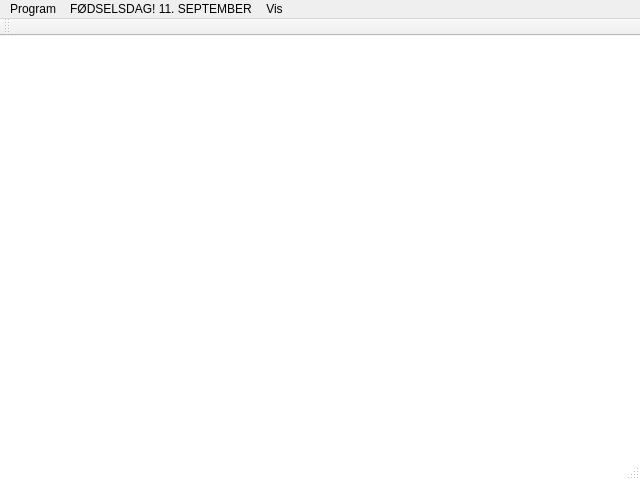
<?xml version="1.0" encoding="UTF-8"?>
<ui version="4.0">
 <class>MainWindow</class>
 <widget class="QMainWindow" name="MainWindow">
  <property name="geometry">
   <rect>
    <x>0</x>
    <y>0</y>
    <width>640</width>
    <height>480</height>
   </rect>
  </property>
  <property name="windowTitle">
   <string>OpenCLTools</string>
  </property>
  <property name="windowIcon">
   <iconset resource="resource.qrc">
    <normaloff>:/icon.ico</normaloff>:/icon.ico</iconset>
  </property>
  <property name="styleSheet">
   <string notr="true">#MainWindow{
	background: rgb(255, 255, 255)
}

#tabWidget{
	border: none;
}

QTabWidget::pane { /* The tab widget frame */
	border-top: rgb(255, 255, 255);
}

QTabBar::tab:selected, QTabBar::tab:hover {
/*background: qlineargradient(x1: 0, y1: 0, x2: 0, y2: 1, stop: 0 #fafafa, stop: 0.4 #f4f4f4, stop: 0.5 #e7e7e7, stop: 1.0 #fafafa);*/
background: rgb(112, 146, 190);
height: 25px;
width: 125px;
}
QTabBar::tab:selected {
border-color: #9B9B9B;
border-bottom-color: #C2C7CB; /* same as pane color */
color: white;

}
QTabBar::tab:!selected {
width: 125px;
height: 2px;
}

QPushButton:hover{
	height: 20px;
	background: rgb(112, 146, 190);
	color: white;
}

QComboBox{
	color:  black;
}

QComboBox:hover, QComboBox:on {
background: rgb(112, 146, 190);
color: white;
}

QTableView::item:section 
{
   selection-background-color: rgb(112, 146, 190);
	color: white;
}

QTableView::item:!section 
{
	color: black;
}</string>
  </property>
  <widget class="QWidget" name="centralWidget">
   <layout class="QVBoxLayout" name="verticalLayout">
    <item>
     <widget class="QTabWidget" name="tabWidget"/>
    </item>
   </layout>
  </widget>
  <widget class="QMenuBar" name="menuBar">
   <property name="geometry">
    <rect>
     <x>0</x>
     <y>0</y>
     <width>640</width>
     <height>21</height>
    </rect>
   </property>
   <widget class="QMenu" name="menuProgram">
    <property name="title">
     <string>Program</string>
    </property>
    <addaction name="actionOm"/>
    <addaction name="actionAfslut"/>
   </widget>
   <widget class="QMenu" name="menuF_DSELSDAG_11_SEPTEMBER">
    <property name="title">
     <string>FØDSELSDAG! 11. SEPTEMBER</string>
    </property>
    <addaction name="actionH_r_sangen"/>
   </widget>
   <widget class="QMenu" name="menuVis">
    <property name="title">
     <string>Vis</string>
    </property>
    <addaction name="actionFuldsk_rm_Vindue"/>
   </widget>
   <addaction name="menuProgram"/>
   <addaction name="menuF_DSELSDAG_11_SEPTEMBER"/>
   <addaction name="menuVis"/>
  </widget>
  <widget class="QToolBar" name="mainToolBar">
   <attribute name="toolBarArea">
    <enum>TopToolBarArea</enum>
   </attribute>
   <attribute name="toolBarBreak">
    <bool>false</bool>
   </attribute>
  </widget>
  <widget class="QStatusBar" name="statusBar"/>
  <action name="actionOm">
   <property name="text">
    <string>Om</string>
   </property>
  </action>
  <action name="actionAfslut">
   <property name="text">
    <string>Afslut</string>
   </property>
  </action>
  <action name="actionH_r_sangen">
   <property name="text">
    <string>Hør sangen!</string>
   </property>
  </action>
  <action name="actionFuldsk_rm_Vindue">
   <property name="text">
    <string>Fuldskærm/Vindue</string>
   </property>
  </action>
 </widget>
 <layoutdefault spacing="6" margin="11"/>
 <resources>
  <include location="resource.qrc"/>
 </resources>
 <connections/>
</ui>
